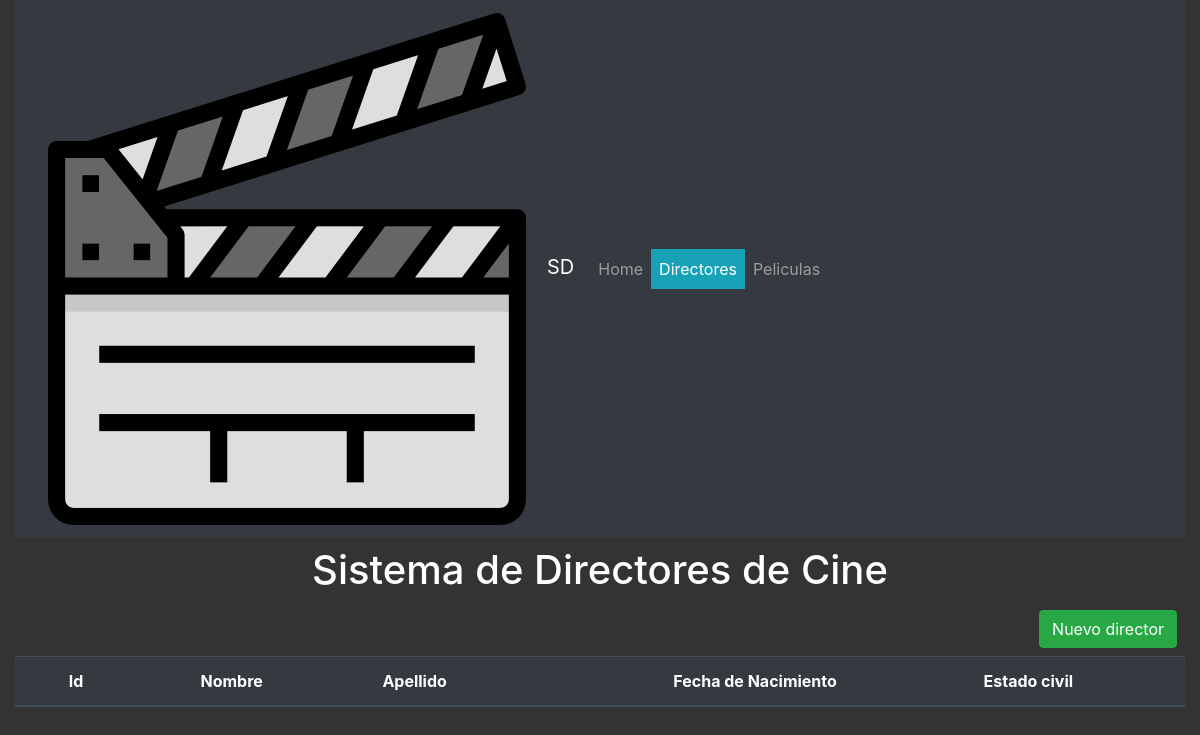
The page /directores on the database as committed earlier.
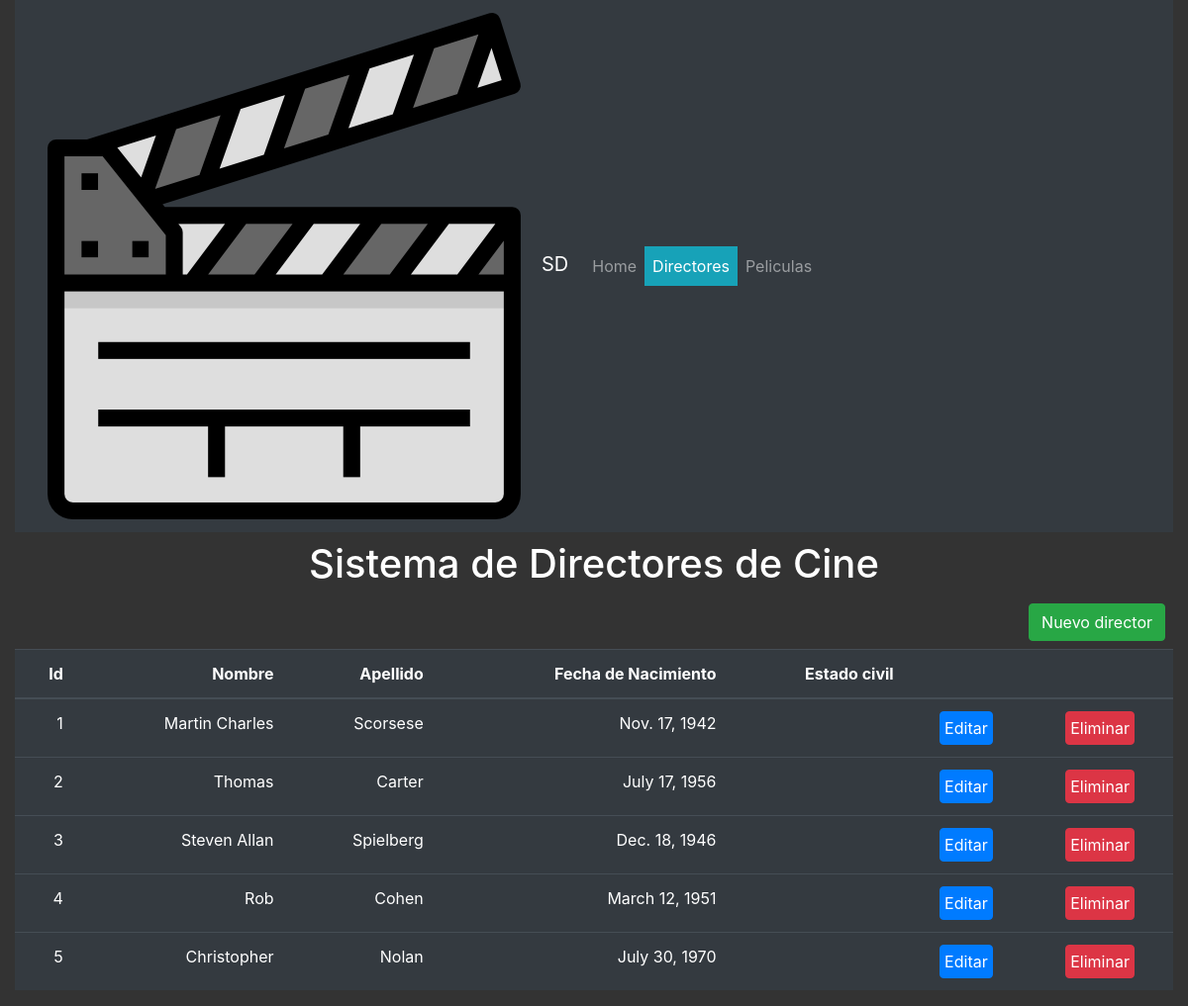
The same page on the database as committed later.
### directores_cine/models.py (models this page shows, shortened)
class Director(models.Model):
    nombre = models.CharField(max_length=30, null=False)
    apellido = models.CharField(max_length=30, null=False)
    fecha_nacimiento = models.DateField(null=False)
    nacionalidad = models.CharField(max_length=20, null=False)

### directores_cine/views.py (the view)
# urls.py: path('directores', views.listar_directores, name='directores'),
def listar_directores(request):
    directores = Director.objects.all()
    return render(request, 'directores.html', {'directores': directores, 'pagina': 'directores', 'titulo': 'Directores'})

### directores_cine/templates/directores.html
{% extends "base.html" %}
{% block content %}
<a class="btn btn-success float-right mx-2 my-2" href="nuevo-director">Nuevo director</a>
<table class="table table-dark">
    <thead>
        <tr>
            <th class="text-right" scope="col">Id</th>
            <th class="text-right" scope="col">Nombre</th>
            <th class="text-right" scope="col">Apellido</th>
            <th class="text-right" scope="col">Fecha de Nacimiento</th>
            <th class="text-right" scope="col">Estado civil</th>
            <th></th>
            <th></th>
        </tr>
    </thead>
    <tbody>{% for director in directores %}
        <tr scope="row">
            <td class="text-right">{{director.id}}</td>
            <td class="text-right">{{director.nombre}}</td>
            <td class="text-right">{{director.apellido}}</td>
            <td class="text-right">{{director.fecha_nacimiento}}</td>
            <td class="text-right">{{director.estado_civil}}</td>
            <td class="text-center"><a class="btn btn-primary btn-xs px-1 py-1"
                    href="editar-director/{{director.id}}">Editar</a>
            </td>
            <td class="text-center"><a class="btn btn-danger btn-xs px-1 py-1"
                    href="eliminar-director/{{director.id}}">Eliminar</a>
            </td>
        </tr>
        {%endfor%}
    </tbody>
</table>
{% endblock %}

### directores_cine/templates/base.html (shortened to what this page needs)
{% load static %}
<!DOCTYPE html>
<html lang="es">
<head>
    <link rel="stylesheet" href="https://cdn.jsdelivr.net/npm/bootstrap@4.3.1/dist/css/bootstrap.min.css"
 />
    <link rel="stylesheet" href="{% static 'css/style.css' %}" />
</head>
<body class="container-fluid">
    <header>
        <nav class="navbar navbar-expand-lg navbar-dark bg-dark">
            <a class="navbar-brand" href="{% url 'index'%}"><img class="mr-1" src="{% static 'images/favicon.png' %}"
                    alt="logo">SD</a>
            <div class="collapse navbar-collapse" id="navbarTogglerDemo03">
                <ul class="navbar-nav mr-auto mt-2 mt-lg-0">
                    {% if pagina == "home" %}
                    <li class="nav-item active bg-info">
                        <a class="nav-link" href="{% url 'index' %}">Home</a>
                    </li>
                    {% else %}
                    <li class="nav-item">
                        <a class="nav-link" href="{% url 'index' %}">Home</a>
                    </li>
                    {% endif %}
                    {% if pagina ==  'directores' %}
                    <li class="nav-item active bg-info">
                        <a class="nav-link" href="directores">Directores</a>
                    </li>
                    {% else %}
                    <li class="nav-item">
                        <a class="nav-link" href="directores">Directores</a>
                    </li>
                    {% endif %}
                    {% if pagina ==  'peliculas' %}
                    <li class="nav-item active bg-info">
                        <a class="nav-link" href="peliculas">Peliculas</a>
                    </li>
                    {% else %}
                    <li class="nav-item">
                        <a class="nav-link" href="peliculas">Peliculas</a>
                    </li>
                    {% endif %}
                </ul>
            </div>
        </nav>
    </header>
    <h1 class="text-center my-2">
        Sistema de Directores de Cine
    </h1>
    {% block content %} {% endblock %}
</body>
</html>

### directores_cine/static/css/style.css (style rules this page uses)
body { background-color: #333; color: #fff; }
a { color: black; }

Rows that differ between the two databases and show on the page:
added Director: id "1", nombre "Martin Charles", apellido "Scorsese", fecha_nacimiento "Nov. 17, 1942"
added Director: id "2", nombre "Thomas", apellido "Carter", fecha_nacimiento "July 17, 1956"
added Director: id "3", nombre "Steven Allan", apellido "Spielberg", fecha_nacimiento "Dec. 18, 1946"
added Director: id "4", nombre "Rob", apellido "Cohen", fecha_nacimiento "March 12, 1951"
added Director: id "5", nombre "Christopher", apellido "Nolan", fecha_nacimiento "July 30, 1970"
